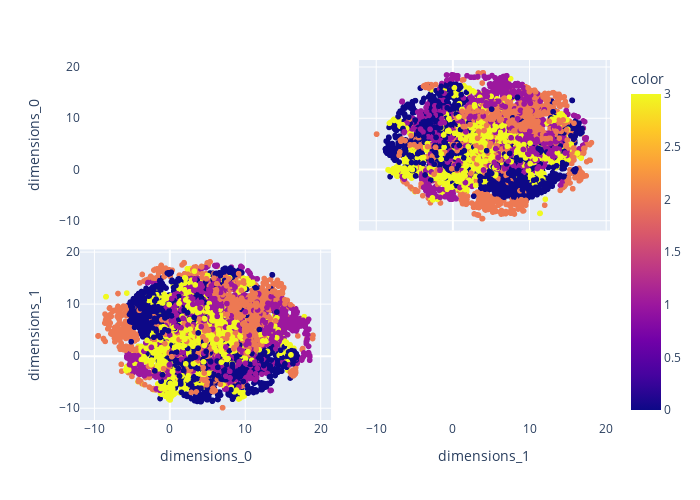

Write notebook code for a chart like this one.
### Code cell
inds = sorted(np.random.choice(np.arange(0,embedding.shape[0]),1000))
fig = px.scatter_matrix(
    dimensions=embedding[inds,:].T,
    color=hmm_states[inds],
)
fig.update_traces(diagonal_visible=False)
                  
fig.update_layout(width=700,
                  height=500,
                  )
fig.show()

### Figure 1 — Plotly figure (JSON) as saved in the notebook; plotly's stock layout.template omitted (floating-point values rounded to 4 significant figures; data arrays with more than 128 entries replaced by an {"elided": "..."} marker saying what was removed)
{"data": [{"diagonal": {"visible": false}, "dimensions": [{"axis": {"matches": true}, "label": "dimensions_0", "values": {"elided": "5000 float values"}}, {"axis": {"matches": true}, "label": "dimensions_1", "values": {"elided": "5000 float values"}}], "hovertemplate": "%{xaxis.title.text}=%{x}<br>%{yaxis.title.text}=%{y}<br>color=%{marker.color}<extra></extra>", "legendgroup": "", "marker": {"color": {"elided": "5000 int values"}, "coloraxis": "coloraxis", "symbol": "circle"}, "name": "", "showlegend": false, "type": "splom"}], "layout": {"coloraxis": {"colorbar": {"title": {"text": "color"}}, "colorscale": [[0, "#0d0887"], [0.1111, "#46039f"], [0.2222, "#7201a8"], [0.3333, "#9c179e"], [0.4444, "#bd3786"], [0.5556, "#d8576b"], [0.6667, "#ed7953"], [0.7778, "#fb9f3a"], [0.8889, "#fdca26"], [1, "#f0f921"]]}, "dragmode": "select", "height": 500, "legend": {"tracegroupgap": 0}, "margin": {"t": 60}, "width": 700, "xaxis": {"autorange": true, "range": [-11.91, 21.37], "type": "linear"}, "xaxis2": {"autorange": true, "range": [-12.26, 20.5], "type": "linear"}, "yaxis": {"autorange": true, "range": [-11.91, 21.37], "type": "linear"}, "yaxis2": {"autorange": true, "range": [-12.26, 20.5], "type": "linear"}}}
